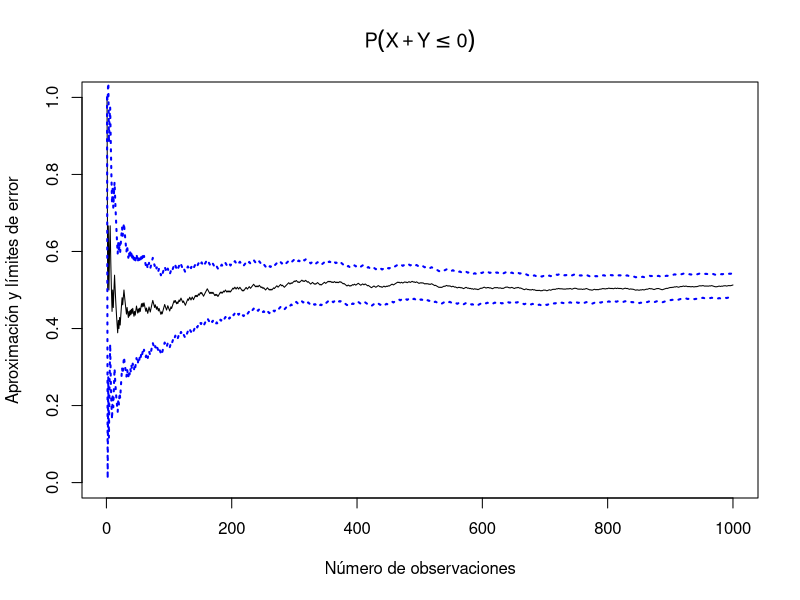
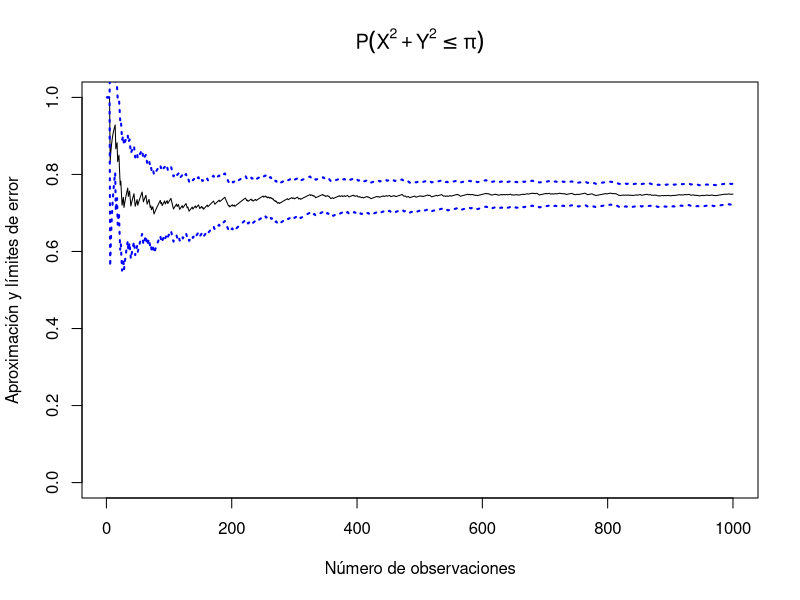
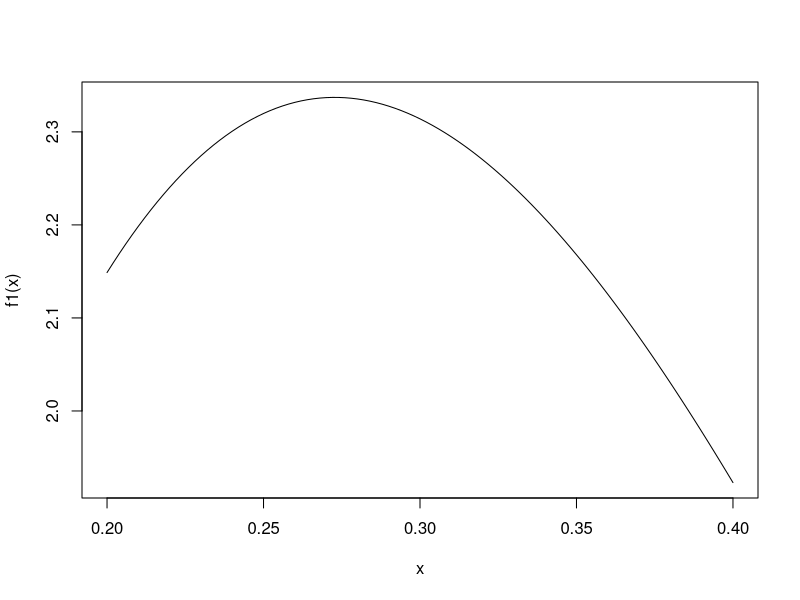
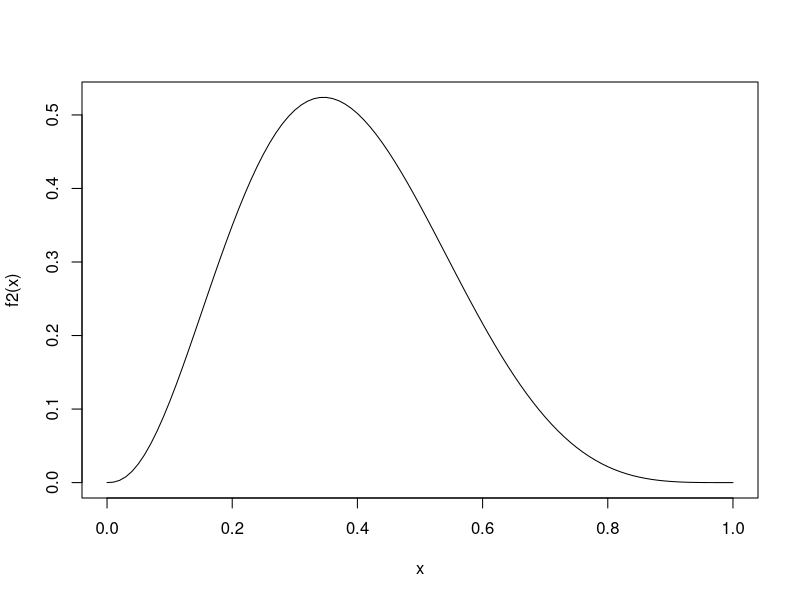
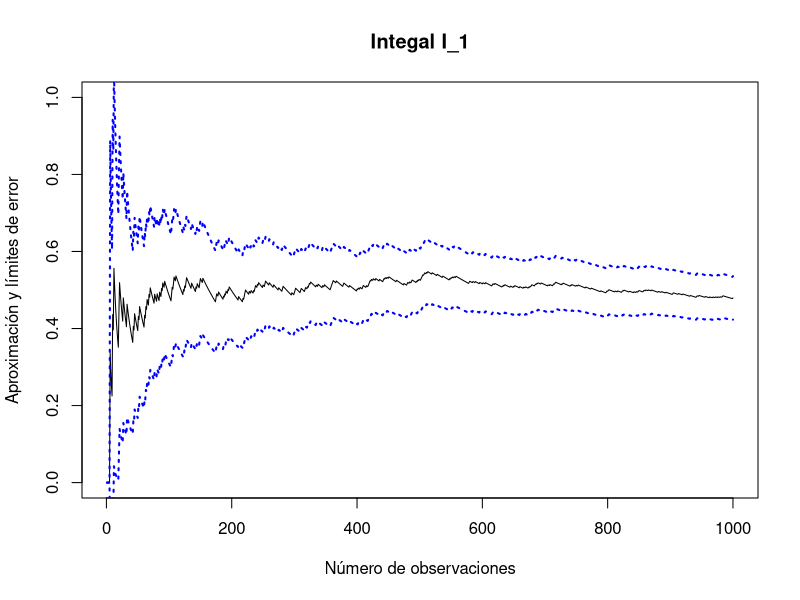
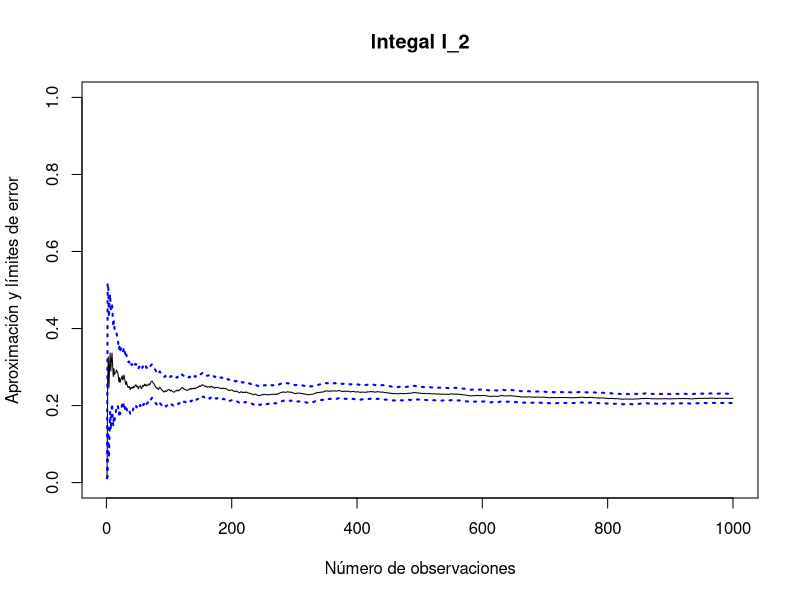
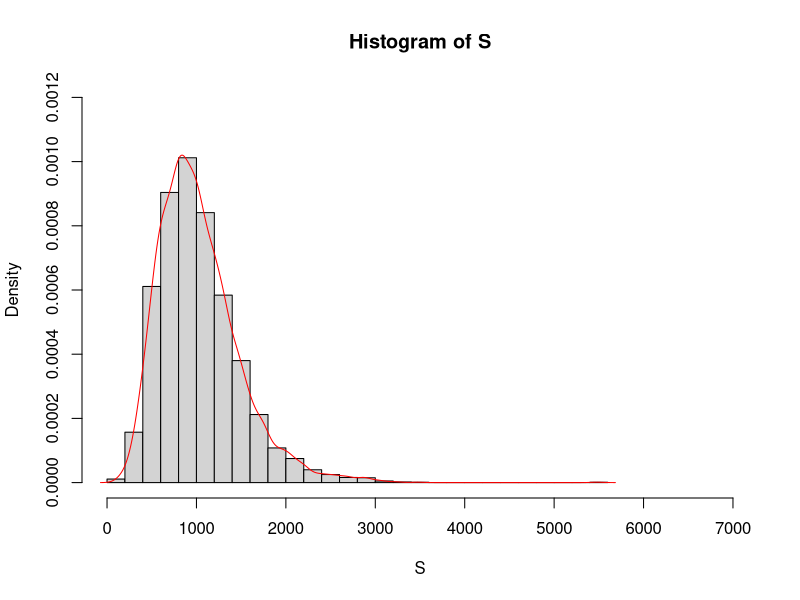

These charts were generated, in order, by the following R code:
## ---- chunk 1
N <- 1000
set.seed(1)

x <- runif(N, -1, 1)
y <- runif(N, -1, 1)

suceso <- x + y <= 0

mean(suceso)
## ---- chunk 2
sd(suceso) / sqrt(N)
## ---- chunk 3
estimacion <- cumsum(suceso) / (1:N)
error <- sqrt(cumsum((suceso - estimacion)^2)) / (1:N)

plot(1:N, estimacion, type = "l", ylab = "Aproximación y límites de error", xlab = "Número de observaciones", main = expression(P(X + Y <= 0)), ylim = c(0, 1))
z <- qnorm(0.025, lower.tail = FALSE)
lines(estimacion - z * error, col = "blue", lwd = 2, lty = 3)
lines(estimacion + z * error, col = "blue", lwd = 2, lty = 3)
## ---- chunk 4
x <- runif(N, -1, 1)
y <- runif(N, -1, 1)

suceso <- x^2 + y^2 <= 1

mean(suceso)
## ---- chunk 5
sd(suceso) / sqrt(N)
## ---- chunk 6
estimacion <- cumsum(suceso) / (1:N)
error <- sqrt(cumsum((suceso - estimacion)^2)) / (1:N)

plot(1:N, estimacion, type = "l", ylab = "Aproximación y límites de error", xlab = "Número de observaciones", main = expression(P(X^2 + Y^2 <= pi)), ylim = c(0, 1))
z <- qnorm(0.025, lower.tail = FALSE)
lines(estimacion - z * error, col = "blue", lwd = 2, lty = 3)
lines(estimacion + z * error, col = "blue", lwd = 2, lty = 3)
## ---- chunk 7
f1 <- function(x) {
    dbeta(x, 2.5, 5)
}
curve(f1(x), 0.2, 0.4)
## ---- chunk 8
f2 <- function(x) {
    sin(x) * exp(-x) * dbeta(x, 2.5, 5)
}
curve(f2(x), 0, 1)
## ---- chunk 9
integrate(f1, 0.2, 0.4)
## ---- chunk 10
integrate(f2, -Inf, Inf)
## ---- chunk 11
f1_integral <- function(x) {
    dbeta(x, 2.5, 5) * (0.2 < x & x < 0.4)
}

N <- 1000
x <- runif(N)
f_x <- sapply(x, f1_integral)

mean(f_x)
## ---- chunk 12
sd(f_x) / sqrt(N)
## ---- chunk 13
estimacion <- cumsum(f_x) / (1:N)
error <- sqrt(cumsum((f_x - estimacion)^2)) / (1:N)

plot(1:N, estimacion, type = "l", ylab = "Aproximación y límites de error", xlab = "Número de observaciones", main = "Integal I_1", ylim = c(0, 1))
z <- qnorm(0.025, lower.tail = FALSE)
lines(estimacion - z * error, col = "blue", lwd = 2, lty = 3)
lines(estimacion + z * error, col = "blue", lwd = 2, lty = 3)
## ---- chunk 14
N <- 1000
x <- runif(N)
f_x <- sapply(x, f2)

mean(f_x)
## ---- chunk 15
sd(f_x) / sqrt(N)
## ---- chunk 16
estimacion <- cumsum(f_x) / (1:N)
error <- sqrt(cumsum((f_x - estimacion)^2)) / (1:N)

plot(1:N, estimacion, type = "l", ylab = "Aproximación y límites de error", xlab = "Número de observaciones", main = "Integal I_2", ylim = c(0, 1))
z <- qnorm(0.025, lower.tail = FALSE)
lines(estimacion - z * error, col = "blue", lwd = 2, lty = 3)
lines(estimacion + z * error, col = "blue", lwd = 2, lty = 3)
## ---- chunk 17
mu <- 3.5
sigma <- 1.1

E_X <- exp(mu + sigma^2 / 2)
E_X
## ---- chunk 18
V_X <- E_X^2 * (exp(sigma^2) - 1)
V_X
## ---- chunk 19
lambda <- 17
E_S <- lambda * E_X
E_S
## ---- chunk 20
V_S <- lambda * V_X + lambda * E_X^2
V_S
## ---- chunk 21
N <- 5000
S <- double(N)
set.seed(1)

for (i in 1:N) {
    n <- rpois(1, lambda)

    if (n > 0) {
        S[i] <- sum(rlnorm(n, mu, sigma))
    }
}

hist(S, xlim = c(0, 7000), breaks = 20, prob = TRUE, ylim = c(0, 1.2e-3))
lines(density(S), col = "red")
## ---- chunk 22
mean(S)
## ---- chunk 23
var(S)
## ---- chunk 24
quantile(S, .995)
## ---- chunk 25
qnorm(0.995, mean = E_S, sd = sqrt(V_S))
